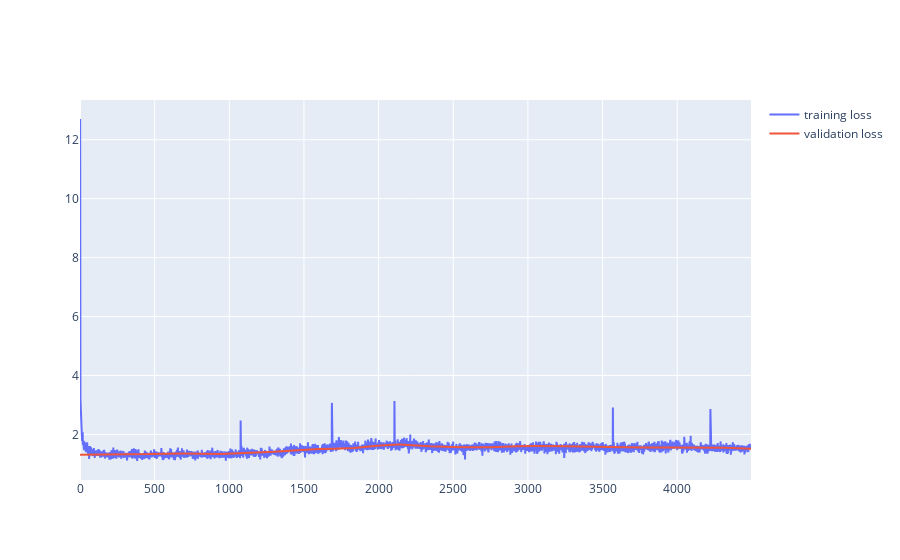

Notebook source saved alongside this figure:
### Code cell
fig = go.Figure()
fig.add_trace(
    go.Scatter(
        x = x,
        y = tdata["loss_series"],
        mode = "lines",
        name = "training loss"
    )
)
fig.add_trace(
    go.Scatter(
        x = x,
        y = valinter,
        mode = "lines",
        name = "validation loss"
    )
)
fig.show()

### Figure 1 — Plotly figure (JSON) as saved in the notebook; plotly's stock layout.template omitted (floating-point values rounded to 4 significant figures; data arrays with more than 128 entries replaced by an {"elided": "..."} marker saying what was removed)
{"data": [{"mode": "lines", "name": "training loss", "type": "scatter", "x": {"elided": "4495 int values"}, "y": {"elided": "4495 float values"}}, {"mode": "lines", "name": "validation loss", "type": "scatter", "x": {"elided": "4495 int values"}, "y": {"elided": "4495 float values"}}], "layout": {}}
